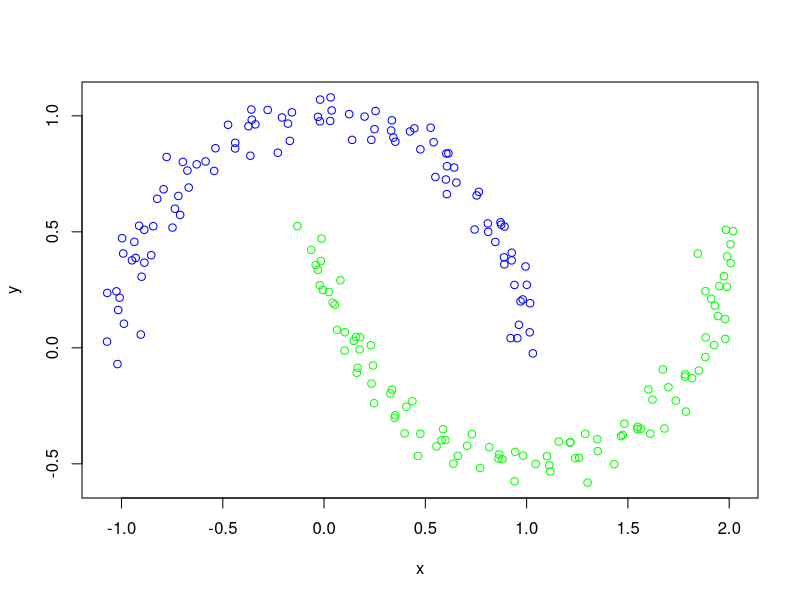
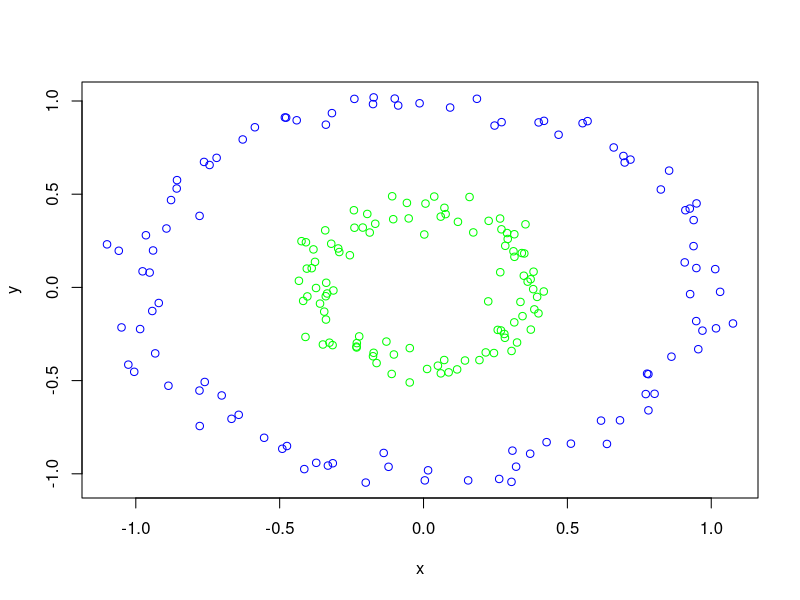
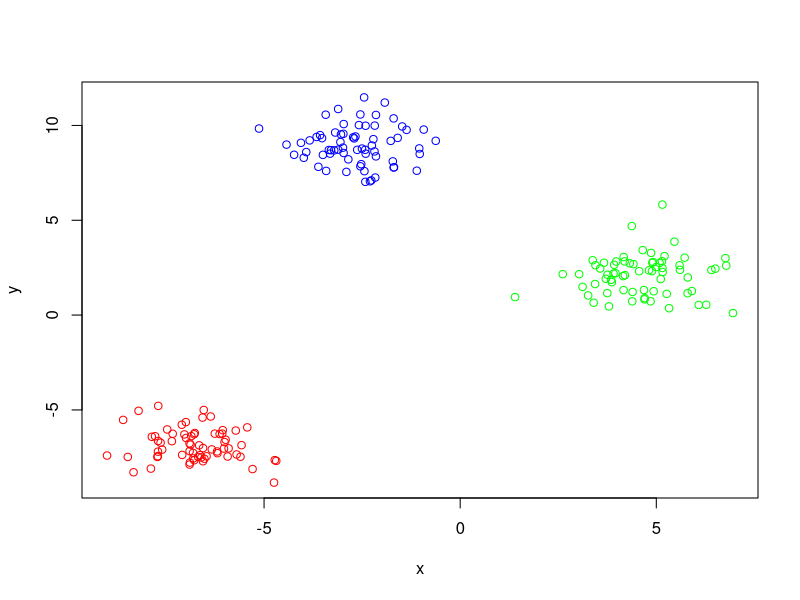

The R source for these figures, in order:
# Author: Robert Costales
# Language: R
# Date: 4/24/2017
# Summary: This program analyzes three different datasets, and attempts to group
# them into the intended clusters using DBSCAN


# moons data coords
moons_x <- c(0.81, 1.61, -0.021, -1.02, 1.7, 1.882, 0.97, 0.88, 0.89, 1.116, -0.36380035733215055, 0.247024170641561, 1.8165865808413613, 1.216390502042343, -0.8236696008317257, 0.9806558330525754, 0.5409717516934739, 0.34803099630876516, 0.3518149694813853, -0.7770864200239589, 1.925908127930592, 0.8609672257768053, 0.19990694571886664, 1.2895300987577587, -0.2784763570369318, 0.24187916342212853, 1.8498876825048671, 1.884068687400457, 0.1658220005641683, 0.13861368978586056, 0.8908702411936019, -0.2280658689068732, 0.982792079267752, 0.042377487114823705, 0.7642261164780437, 1.9110893773332713, 0.4360843186169329, 0.961869382919592, -0.8433668374262108, -0.04122465637956635, 0.5550765263617962, -0.43882860432695137, 0.653264601142176, 0.10274835236134441, 1.5486824049196752, -0.3731837114917277, 1.017069779546365, -0.7192368482342129, 0.16135771739633958, 0.8643404486578421, -0.6971753260587878, 0.32791174584218086, 1.9804673415232734, -0.9047978397904133, 1.0451539701546235, 0.7534212951992765, 0.5496857719575924, 1.240380864880231, 0.24918868151527174, -0.20756104708796985, 0.35136403283074286, -1.0162875299663354, 1.7813705609485657, 0.8742382477677051, 1.099976438219453, -1.0702274431068057, -0.15869858336390993, 1.4656924734521233, 0.030252086241418986, -0.9365943032993428, 0.6603830717331564, -0.9914472810601037, 0.46339846621608327, -0.13200600455849518, 0.8156699719718332, -0.9482094655466501, 0.05300204890018048, 0.9264863386493691, 0.606899974357827, 0.729613913090043, 1.979602597909764, -0.020539019429525213, 0.6381836350092039, 2.006391793526921, 0.023155389583702356, -0.35883876754603417, 0.9541465310577094, -0.3392153193146809, 0.5995049244247563, 1.9901964358810011, 0.331257288128833, 0.9946042203727617, 1.9884545708838057, -0.6747371789257804, 2.0075110673830054, 1.7829833139860742, 1.7361665281777698, 0.4064621557860991, -1.0250534569332952, 0.06414295612834892, 1.3009214480198916, 1.9742557159417193, 0.0322838817332117, 1.0308615615021235, -0.9006249190273801, 0.08068561000841282, -0.9880776513911396, -0.47394435496615706, 1.5465193242788804, 0.23332452661525713, -0.5848168737377003, 0.03748779763987738, -0.01943215421438394, -0.8532366746585016, 0.9263553454470914, 1.4325055318709503, 0.606227564360764, 1.9440155354591946, 0.5798441410309267, 0.7431751882408199, 0.8711668642686966, -0.7104574532504682, -0.030815679530911702, -0.02985050201140879, -0.06313346747731736, -0.7922321423062557, 0.9209843419332786, 0.17794376878604326, 1.3493482770660188, 1.9838714326679712, 1.0010489152347946, -0.5425423953566147, -0.9969010979463845, 0.23408510556200285, 1.2143701857415208, 1.6010174462148448, 1.158442017781342, -1.0092252336483258, 2.0186595651405512, 0.8883986627771667, 0.10170895814198878, -0.012419658392449351, 0.4456650425441297, -0.3569344018353525, -0.4384503676249994, 1.0153417825554019, 0.23106069503845827, 1.3509877244099255, 0.25423420802770863, -0.005864564229802818, 0.4752852008817291, 1.6807176820939662, 0.8456428246354796, 0.34218757209999007, 0.587413675824549, -0.1781829238057518, 1.2586552825460704, 0.3354281413450259, 0.5263077386163315, 0.6424050994621768, 0.15770292032403394, 1.1117886295038044, 0.6037090318050344, 1.4824711751325774, 0.39793420785716527, 1.6724093395333453, 0.4755129495918798, 0.7060511649685566, 1.5641894305659148, 0.9401285395632449, 0.6140030118844003, -1.0713975737856734, -0.9130899576019843, -0.7482446872784877, 0.14688241059397922, 0.9436201433472216, 1.844898294618469, -0.6682734712780305, -0.736241798539231, 0.6014648171473271, 1.4743770296438, -0.8876000523643851, 1.928921643040576, 1.786734223689522, 1.951302277358737, 0.3347166616690279, -0.16884748553857182, 0.7706399350039733, -0.8870050346267055, -0.6288649178796699, -0.9300678289880796, 0.42447857605559847, 0.8086139233897207, 0.9400092761501126, -0.016091809627127394, -0.5363338482051548, 1.8828174896988241, 0.1757516099360155, 0.12423604113741277, 1.621525675409593)
moons_y <- c(0.5, -0.37, 0.27, -0.07, -0.17, -0.04, 0.20, -0.48, 0.36, -0.533, 0.827993, -0.2385667646098658, -0.13088387452075112, -0.4068576098469539, 0.6423517820020366, 0.2085083752576517, 0.886168225719065, -0.3010135103297315, 0.8882776452917857, 0.8225387226762046, 0.012141462489560256, -0.47653215576721125, 0.996723585940277, -0.3707108687298649, 1.025384519138668, -0.07627811610988744, -0.0977367354267125, 0.04494020084305657, -0.0861312582229225, 0.8963903579728775, 0.522658820637642, 0.8409188163570189, -0.46457770822380157, 0.19457897939000524, 0.6722333206181572, 0.2117833888219939, -0.2300722059738904, 0.09923426355245886, 0.5241433438610638, 0.3572187272959165, -0.42493298043014316, 0.8594038856640629, 0.7123538185269372, 0.06721413959954936, -0.340121955365761, 0.9550641148917607, 0.19210044324276132, 0.6547667649926477, -0.10771977515303419, -0.4594568042976627, 0.8013373385122283, -0.19619019279145, 0.03848682090613942, 0.057239379186481865, -0.5002034943567774, 0.6568800450783515, 0.7363574393412222, -0.4757790325188116, 0.9424619942506756, 0.9929059405814985, -0.2906543154532824, 0.16290243968668253, -0.12449310007040428, 0.5306534645042185, -0.4673376266334291, 0.2365448033851565, 1.014974818396321, -0.38089770413543883, 0.9779214218941581, 0.4567492623850973, -0.4657622229287334, 0.4066209365616006, -0.4660541557137799, 0.5244723391563191, -0.42821617471306134, 0.3771709623371545, 0.18597405780400095, 0.4098897474124808, 0.782793226704067, -0.37215252131948773, 0.12425417277934729, 0.9760155770055489, -0.4991676304205971, 0.4459764240623266, 0.24035667041524125, 1.0271683320323033, 0.04177432756912159, 0.9630888784070667, -0.39774851649862797, 0.393600485300844, 0.9365781994389966, 0.3506336336662611, 0.2628360971084031, 0.7641973838723097, 0.36511659923232437, -0.11490400695737751, -0.22781554012349436, -0.2542290410890008, 0.24337404172353555, 0.07759792706746066, -0.580897574708886, 0.30889896752366724, 1.079377445200174, -0.023890818188036622, 0.30653638897124136, 0.291313729513507, 0.10397649958377635, 0.9614321241658487, -0.35008496710907233, 0.8964898441608593, 0.8031895625842399, 1.0232211120900208, 1.0700103220063364, 0.39896936917063563, 0.37695325915960187, -0.5014898137468269, 0.6622953103185207, 0.1368557256810863, -0.3986890662756295, 0.509983163603108, 0.5410519067729904, 0.5728187715771835, 0.33644614195059047, 0.995531140141458, 0.4219417427535722, 0.6835416467623668, 0.04171050589628211, 0.045368927271068664, -0.3941652037319292, 0.5089844518106312, 0.27158453970062757, 0.7625761248633086, 0.4722640334104726, -0.15381658468239476, -0.408620217466648, -0.17940652083652026, -0.4040859070191752, 0.21613589530590888, 0.503134262368437, 0.3901709324972805, -0.012064806404100223, 0.4706490457389511, 0.9459599841351781, 0.983192061039988, 0.8837416746075627, 0.06687468985246445, 0.011534949165583022, -0.44520506939285803, 1.0205525028465396, 0.24919627314565285, -0.3702843209819343, -0.34775295626358516, 0.45629647471074153, 0.9061394761785524, -0.3507874152214446, 0.9664154060128509, -0.47400089719108845, -0.1802334282657278, 0.9487606821533848, 0.7771710541481326, 0.04709417392789691, -0.5065277977382304, 0.8375991171680967, -0.3272196086630855, -0.3687658842029645, -0.09328042789694613, 0.8554725452174269, -0.422418869645473, -0.3486062626473722, -0.5750887701641074, 0.8383382282159358, 0.026693155422241245, 0.5262643514489188, 0.5182374227266181, 0.02972010451978829, -0.4482942530235463, 0.4060192446689547, 0.6908568183273456, 0.5995188380968243, 0.7255170589161936, -0.37541022156232856, 0.5086451717705048, 0.18201791383211124, -0.27470711132263625, 0.26574548953552657, 0.9805708901332809, 0.8920641071274974, -0.5175033769408777, 0.3669636560066931, 0.7908721118201533, 0.38754884850602656, 0.932687738705203, 0.5359992371836193, 0.2711143095326538, 0.37369612060742724, 0.8602683727689541, 0.24435589021971577, -0.00723100475509813, 1.0072, -0.22328525468058885)

# circles data coords
circles_x <- c(0.4, -0.1106, 0.316, 0.9694, 0.050, 0.19433, 0.93891, -0.38864, 0.6992, -0.35970, -0.7778, -0.05156, 0.116766, -0.3133, 0.3090239749730542, 0.9100530986331878, -0.44078192240824143, -0.1955188918700157, -0.719077262140432, -0.1384020518469507, 0.24476022050149343, -0.37714054246797113, -0.8934644088495721, -0.3451214467713221, -0.7604253880944574, 0.037276906523604915, 0.1440933798397505, 0.2162562500308252, 0.006818969517436116, -0.9648109737693213, 0.5528476591028135, -1.0054742075350964, -0.43307388456705603, 0.2902754050110478, 0.1855629879447902, 0.26922355670264164, -0.05778194911134244, 0.9384977312174277, 0.5122362137452898, 0.3126146352384409, -0.18698311685711982, -0.47465539930594747, -0.08803532994426962, 0.2926756521648895, -0.175549375572464, -0.64231580441853, 0.9254277581938724, 0.004497189870857209, 0.17292296685354985, -0.2927837042633751, -0.31531254613911985, 0.07676199175897636, 0.3059626108599489, 1.0754760874101599, -0.3381907573818771, 0.09247777662351955, -0.33938813198855333, -0.41029389618716944, -0.8567486881879505, -0.9325308649110303, -0.24196572437701808, 0.9477675537353804, 0.08736684919125551, 0.41868621902255015, -0.4037766619730335, 0.7815090238224649, -0.9849669062192558, -0.22354138192123854, -0.9201927263631103, 0.6169381438814168, -0.3207542620597377, 0.7770626869293414, -0.4240752504622637, 0.2667012291959986, -0.382592444716537, 0.7723748949700847, 0.3502261927154839, 0.6609837901114376, -0.17329399315176225, -0.3416434434207281, 0.32505350726516685, -1.0999603804591673, -0.29651759436748887, 0.39485958721418696, 0.341626762997604, -0.701462269274317, 0.9482745559003029, -0.8866228694884211, -0.2400496584728331, 0.3851246597005923, -0.7783764324023772, 0.8535500970067638, 0.37292627656271204, -0.12156100093295212, 0.3994724092613731, 0.07188274507757685, 0.012432490072699675, 0.05985535953150594, 0.8617022927954311, 0.2840983401129861, -0.3160750376876889, 0.3440381847461692, -0.9518501544319803, 1.0308615615021235, 1.0165904555372656, 0.3543635254993373, 0.9549336777348095, -0.6673017321090724, -0.17340761297230803, -0.8774772125767929, -0.37288451685118007, -0.9764048946232021, -1.059128771352604, 0.6374751159205934, 0.6947939939437104, -0.232585986831237, -0.013703651750686385, 0.28287667392660115, -0.21120334728028856, 0.24692192508470867, 0.5701166679062462, 0.2629769560780445, 0.3485723977513361, -0.9427152464690981, 0.33686653252268267, 0.015822826898812703, 0.9077996700888827, 0.26612386384742687, -0.3496879314392312, 0.38122077081057726, 0.9488967038603392, -0.41440162305557665, 0.4277611456875357, 0.11961415517073228, -0.3397005984434709, -0.12901117573561954, -0.4182752446391492, 0.8030513932500455, 0.41787025651185994, 0.7192192847670474, 0.07263536064569275, 0.38241289860522626, -0.5861868223541173, -1.0260025187919448, -0.5539645451447901, 1.0138719686004882, 0.1599377503194959, -0.3269448522517678, -0.8578314075255823, 0.3619969309646529, -0.16780104813379762, -0.0479250228888872, 0.46941308550221766, -0.7436672769132935, -0.10528779381613729, -1.0496319746334295, -0.33903447394976455, -0.10897171740474151, -0.4817901311353481, -0.17552888220807053, 0.315599054510131, -0.33500397769124657, -0.31833558474575374, -0.23185954285902138, 0.002661648376728519, -0.047738902330683855, -0.4774918095836953, -0.4087125715395616, -0.1631173000791545, -0.37353640387144216, -0.24029656241812108, 0.9266291546425982, 0.3706727471980653, 0.30571545741742584, 0.2708319601658919, -0.40564382135482746, 0.22490041834217048, -0.2007940519184701, 0.15513587814405114, -0.10001007055899429, -0.23300814604587197, 0.32177803315147446, 0.28081647322323233, 0.06014312817147521, 0.31541610149421867, -0.762864544424183, -0.7786803518924004, -0.25604648741773073, 0.7816562135806147, -0.3322722251169507, 0.6828472099566816, -0.6283604266949777, 0.27125071581178795, 0.8248442280376304, 0.3722950132374327, -0.4908620546963676, 0.2579, 0.2264, -0.94, -0.103)
circles_y <- c(0.885, -0.4644, 0.164, -0.232, -0.42, -0.39, 0.36101, 0.103, 0.67, -0.087, -0.7437, 0.37, -0.44, -0.016512122831963252, -0.8757645981558879, 0.41397713403618375, 0.8964495019784897, 0.39398504823866565, 0.6948919786086156, -0.8881821771309297, -0.35218447342751646, 0.13689608386370028, 0.3159191384342914, -0.13013934527738977, -0.507401551868474, 0.48733676493219535, -0.39226207082352454, -0.3488716848177508, 0.44957125175509227, 0.2797071576453472, 0.8807900100391883, -0.45290593103013677, 0.03529641945007339, 0.2915687186151498, 1.0117329616603066, -0.23115276137899496, 0.45312289900839414, 0.22133169714356438, -0.8383600722832683, 0.1937197927301979, 0.2942515532182449, -0.850949443622391, 0.9757888382976755, 0.2597321259747277, -0.36948292171739755, -0.6835365078841693, 0.4227061301633974, -1.0353122464894642, 0.29485186328897117, 0.18965735854314505, -0.9433922869081596, 0.3930995100619707, -0.34101782756725607, -0.19356585505580723, 0.024786841128822935, 0.964827762024511, 0.8728380035860399, -0.2658923147211325, 0.5753450050990749, -0.3540210583179585, 0.4138261335367896, -0.1808434907823544, -0.4557628769701073, 0.8933700865296992, -0.04845168800646489, -0.4655194035030996, -0.2235365106494667, -0.26285315974948503, -0.08373643681816323, -0.7146945157973054, 0.23420819168541085, -0.46289687257230167, 0.24788758935936617, 0.08131648046611209, 0.2038413993730178, -0.572286473110022, 0.18203733263702931, 0.7506080780990985, 1.0191583536642865, 0.306020355232053, -0.2956708225288897, 0.23086699970914956, 0.20879907221598498, -0.05103792011390275, 0.1842061272370066, -0.5797330680009668, 0.10368364147686135, -0.527640158016004, 0.3200887759662061, -0.11792812087688154, 0.38355504478929037, 0.6263854402602471, -0.2264123279921181, -0.9625090260997016, -0.13930331232943494, -0.3896599210282478, -0.43773652864138246, 0.3795733589398412, -0.37165649420194674, 0.2230792250992638, -0.30975688578963023, -0.15428376328685195, 0.0795033175262986, -0.023890818188036622, -0.2195895596867864, 0.33846127612898336, -0.3316329483649198, -0.7050748929012766, -0.3508822091771035, 0.46847448057991387, -0.9411628753543473, 0.08613750394545887, 0.19647621638763263, -0.8398425372934828, 0.7049913511743997, -0.3223115493811961, 0.987641011116707, -0.2704190360226157, 0.3209115057656854, 0.8681317508436212, 0.8918423794205275, -1.0276274653721102, 0.06251455039028167, -0.1266568693747886, -0.0780582572464278, -0.9812540821821963, 0.13403577717782406, 0.3692968335723434, -0.3063767265509091, -0.009420908117022654, 0.4504578480248953, -0.9748207822374826, -0.830290413818953, 0.3517756659896628, -0.047419262204419096, -0.29069332099621603, -0.07253328187826778, -0.5708388868541667, -0.021981945443288242, 0.6855747789203015, 0.4269056518139711, 0.08420625882123729, 0.8589832042187897, -0.4143987988486263, -0.8067286832149667, 0.09793727588371016, 0.48486548473828484, -0.2966696176597522, 0.5304946086247132, 0.03080446686898175, 0.3413719299539879, -0.5100071281318429, 0.8189257631811989, 0.6565387218421342, 0.3657606605805395, -0.214804373034128, -0.17250104549357584, 0.4888279363175045, 0.9116352442078177, 0.9833118405850644, 0.2850943831273843, -0.03277666636694786, 0.9348057484215767, -0.29892537507945305, 0.2838295706770848, -0.32572211875196316, 0.910574167733932, 0.2420941683187548, -0.4059409049523371, -0.0032814683778751574, 1.0111595488137348, -0.036097364107072136, -0.8922400925905071, -1.0432536674566535, 0.3115534239971777, 0.10070637958518328, -0.07504122759666411, -1.0471800067556014, -1.035383472904193, 1.0128228875373306, -0.31756365586472546, -0.9617721315733438, -0.24978078521369518, -0.4612236313150822, -0.18763605454003274, 0.672994061167302, -0.55353172553416, 0.17251296542018552, -0.659603593247664, -0.9559462450058323, -0.7130822345757126, 0.793568986126474, 0.8864234120916452, 0.5252085476702208, 0.043704689745899805, -0.8657637372244238, -0.22803504663442958, 0.35696905883585367, 0.198, -0.360)

# blobs data coords
blobs_x <- c(-0.9299848075453587, -2.978672008987702, -2.9726153158652124, -2.267235351486716, -4.234115455565783, -3.5220287433871738, -3.417221698573961, -1.0435488541311961, -2.4416694183648264, -3.053580347577933, -3.6601912004750528, -3.109836312971555, -3.110904235282147, -2.5226948477906843, -1.686652710949561, -2.300334028047995, -3.837383671951181, -1.7707310430573397, -2.6248459054409907, -3.9877196134201776, -2.9698363940125376, -2.1655793334842888, -2.185113653657955, -3.186119623358709, -1.4781981005567992, -3.348415146275389, -2.1779341916491863, -2.9883718608980403, -3.6155325970587784, -1.6966718006585522, -2.581207744633084, -2.147561598005116, -2.147802017544336, -2.5450236621627016, -5.128942727142494, -2.422150554814579, -2.4174368465172478, -2.728869510890262, -1.031303578311234, -3.317691225945938, -1.593795505350676, -3.038957826819789, -2.4121200737047097, -3.2112507169301026, -2.9013057761849077, -2.2130773459881743, -2.5040841664102893, -3.9245683651031644, -2.8519121395795195, -2.6704833347187593, -0.62301172184222, -2.2516472323299856, -4.4279688383517914, -2.4489674131117236, -2.7015585878338726, -2.5439093927579934, -1.3663748085377296, -1.7181656760097033, -1.106403312116651, -1.9223405292524798, -3.4997339481834384, -2.409546257965109, -4.059861054118883, -3.571501336778855, -3.4286218572865534, -3.2924509153889874, -1.6956804056830803, 4.867338770832231, 3.032395601666874, 4.899761630476525, 3.4029281253500194, 5.161820401844999, 4.890371686573978, 3.9598541146496107, 4.932951309526783, 6.505653347372858, 3.448575339025453, 3.66519716600078, 5.798474415235505, 5.6032549654724235, 5.4619389962225915, 4.394490720225231, 3.750364406602578, 4.562777126813997, 4.916569635558121, 4.652880728106008, 4.375222002990145, 5.2655461839931075, 3.5689863381669893, 4.41641605090225, 5.113116460801646, 3.7930851181596963, 4.19336388416108, 4.853972580358305, 4.813059762079283, 3.7560214000269685, 4.698087554674101, 4.997666196576384, 5.722930079403378, 3.2622094682710103, 5.154914103436761, 5.154926522534149, 5.210769346921269, 5.593880599721304, 4.324609591587755, 3.8670536216905296, 4.154515288398998, 6.95453740290161, 5.326139026602615, 4.167946970438668, 4.7041588553235645, 3.9245751269681333, 3.909512204510965, 4.685450676131915, 6.783822925553427, 2.614736249570494, 3.9780923714597134, 3.847358097795401, 5.144866115208559, 3.439582429172325, 4.164933525067145, 6.405333076509198, 3.378994881893056, 6.762035033240735, 3.120508870274088, 5.906789985414724, 5.08369826437433, 3.7129483646500185, 1.3986114961590288, 4.387310684834941, 6.272290140159736, 4.199834349531118, 6.081152125294217, 5.803042588383061, -7.8611358421992215, -6.6805674955778, -6.809825106161251, -6.766109845900022, -5.293610375005918, -4.746593816495004, -7.031412286186853, -6.598635323416238, -7.087749441508545, -7.468991948095482, -6.522611705186223, -5.9800273157180195, -6.06676507231231, -7.708622202073342, -6.132333586028008, -6.9005287851154185, -5.601962295362846, -6.332529809981232, -7.097308394378491, -6.05421084216324, -5.574148383996941, -6.197674219856307, -6.555460838662828, -6.782631226158552, -7.697847874384743, -7.885644572650972, -5.7215163176512025, -6.255507374099115, -6.891873963998185, -6.8038226329575435, -5.904507457733519, -7.705124387943782, -6.4666957368756455, -7.701847586717702, -6.634660620042547, -7.350665496769593, -8.327711532648594, -7.598071412403706, -6.568719625553266, -6.02196756794925, -6.898643399053959, -6.89814032714366, -6.55690863081318, -6.360280676910098, -6.988387339608128, -6.189483199440158, -6.655534709340853, -6.781951092602438, -6.855117016892327, -5.428483583356228, -4.726444733639713, -6.007306554430592, -4.689824257933598, -7.719349033332046, -9.003522915461076, -7.638759852704968, -6.5378712153741105, -5.92920335296522, -7.778041862499628, -8.199860398171912, -5.700187070429983, -8.592761720242148, -6.994167036403888, -8.474054849945638, -6.874383491433087, -7.329692662630514)
blobs_y <- c(9.78172085735123, 9.556846171784287, 8.548556374628065, 7.101005883540523, 8.45199859895735, 9.328533460793595, 7.60198242686303, 8.788509827711787, 7.589537941984865, 9.125208717908187, 9.389984146543993, 8.722592378405045, 10.86656431270726, 7.956575199242421, 7.793442478227299, 7.054616004318546, 9.211147364067445, 9.185654409388292, 8.713182432609033, 8.294441919803614, 10.071408354417237, 7.251245972835587, 8.629203847782005, 9.62596241703919, 9.94556624731452, 8.705073752347108, 9.98983125532068, 8.828627151534505, 7.818079504117651, 10.370526156769145, 10.017819026090345, 8.369166373593197, 10.55232269466429, 10.578929784012328, 9.836188632573545, 8.715278777732454, 7.026717213597429, 9.371398699710069, 8.496015909924674, 8.512529084613785, 9.343037237858006, 9.527553561311677, 9.98293111873121, 8.686623981600553, 7.550771180066203, 9.275341400378212, 8.779698994823175, 8.593640805432962, 8.212008858976702, 9.41833698501286, 9.18886394103016, 8.939840212432154, 8.987772252749105, 11.477528240683608, 9.315833470531935, 7.845608090578789, 9.766219160885095, 8.104898673403582, 7.612435065406041, 11.2047417540083, 8.44798839859555, 8.510810474082122, 9.08284910300435, 9.487878558833502, 10.564220533215861, 8.692224611992646, 7.7834218117643665, 3.2803124382231603, 2.157803542473036, 2.7549925557180424, 0.6527130708564557, 2.2701543571739182, 2.319617893437708, 2.2054233811017356, 1.258818265914364, 2.4470026048525195, 2.6297232925745617, 2.760254287683184, 1.1524873655890215, 2.3859506108772304, 3.869962666594679, 1.2194335195832424, 1.1573593989752937, 2.314321658757376, 2.8003529329767556, 3.426703761098049, 4.693338850530351, 1.1160121275244494, 2.455642099183917, 2.687170178032824, 1.9003407712838591, 0.45832245925486736, 2.8295684782642043, 0.727430905228744, 2.358487063669569, 2.12689478988626, 0.8301993861101089, 2.5339542103089663, 3.0269717359756347, 1.035344644025609, 2.486955634852941, 5.825901174595453, 3.108735324121331, 2.62456093524653, 2.7321389044339996, 1.7363510772007231, 2.0550438233270545, 0.10590449134898394, 0.36045381275108035, 3.062120280908098, 0.8954249060114259, 2.652767432875408, 2.189628273522707, 1.3215693363349148, 2.607088706258743, 2.1596239987101598, 2.825603018736956, 1.858433242473833, 2.8389248781108534, 1.6386684480997835, 1.31984045136702, 2.3781513949016877, 2.891031630995508, 3.005634944491879, 1.4889356110744807, 1.2655002183219513, 2.7478037373700688, 1.913644327878932, 0.9487820426064422, 0.7253865019758825, 0.5430283059800993, 2.1039102612268232, 0.5373075327612926, 1.983402744960319, -6.418006119012676, -7.480326470434742, -7.265423190137707, -6.2179789187549, -8.117925092102796, -8.832197392798449, -6.29179238679137, -7.50280911309654, -7.373110527934779, -6.030507496254922, -7.573019188536601, -6.572810072399338, -6.250480751352335, -7.440290633472916, -6.269739327842482, -6.762782209967165, -7.471680982111777, -7.08230224570984, -5.7813327412887565, -6.066599957275308, -6.859105751643187, -7.190376349869402, -7.0102526476436315, -6.284952567839033, -4.787722317590486, -8.094298206063678, -6.088446899313011, -6.251764084011667, -7.777363964761778, -7.557271304788058, -7.027166974778085, -7.20149543492894, -7.443834146079921, -6.636422381784034, -7.387052768647076, -6.648059655918311, -8.287573367652502, -7.093556744987794, -5.404753376326394, -7.040048123239374, -7.8826389579137555, -7.168768232196085, -7.707340536828269, -5.347370680273369, -6.478397871177005, -7.281330065161783, -6.867517192494152, -7.653119377131413, -6.382111302030497, -5.92083876719074, -7.647457156163997, -6.696767587537595, -7.688407878631098, -7.479502238719968, -7.405864614956708, -6.729715806799739, -5.00393875406006, -7.45701324893835, -6.3881904217694405, -5.048650827421593, -7.349285245380651, -5.526237219110534, -5.642293281302485, -7.479484616229719, -6.833128999511205, -6.257259660928447)

# default starting lists
# 0 = unvisited, 1 = visited
visited <- c(0, 0, 0, 0, 0, 0, 0, 0, 0, 0, 0, 0, 0, 0, 0, 0, 0, 0, 0, 0, 0, 0, 0, 0, 0, 0, 0, 0, 0, 0, 0, 0, 0, 0, 0, 0, 0, 0, 0, 0, 0, 0, 0, 0, 0, 0, 0, 0, 0, 0, 0, 0, 0, 0, 0, 0, 0, 0, 0, 0, 0, 0, 0, 0, 0, 0, 0, 0, 0, 0, 0, 0, 0, 0, 0, 0, 0, 0, 0, 0, 0, 0, 0, 0, 0, 0, 0, 0, 0, 0, 0, 0, 0, 0, 0, 0, 0, 0, 0, 0, 0, 0, 0, 0, 0, 0, 0, 0, 0, 0, 0, 0, 0, 0, 0, 0, 0, 0, 0, 0, 0, 0, 0, 0, 0, 0, 0, 0, 0, 0, 0, 0, 0, 0, 0, 0, 0, 0, 0, 0, 0, 0, 0, 0, 0, 0, 0, 0, 0, 0, 0, 0, 0, 0, 0, 0, 0, 0, 0, 0, 0, 0, 0, 0, 0, 0, 0, 0, 0, 0, 0, 0, 0, 0, 0, 0, 0, 0, 0, 0, 0, 0, 0, 0, 0, 0, 0, 0, 0, 0, 0, 0, 0, 0, 0, 0, 0, 0, 0, 0)
# 0 is default
grouped <- c(0, 0, 0, 0, 0, 0, 0, 0, 0, 0, 0, 0, 0, 0, 0, 0, 0, 0, 0, 0, 0, 0, 0, 0, 0, 0, 0, 0, 0, 0, 0, 0, 0, 0, 0, 0, 0, 0, 0, 0, 0, 0, 0, 0, 0, 0, 0, 0, 0, 0, 0, 0, 0, 0, 0, 0, 0, 0, 0, 0, 0, 0, 0, 0, 0, 0, 0, 0, 0, 0, 0, 0, 0, 0, 0, 0, 0, 0, 0, 0, 0, 0, 0, 0, 0, 0, 0, 0, 0, 0, 0, 0, 0, 0, 0, 0, 0, 0, 0, 0, 0, 0, 0, 0, 0, 0, 0, 0, 0, 0, 0, 0, 0, 0, 0, 0, 0, 0, 0, 0, 0, 0, 0, 0, 0, 0, 0, 0, 0, 0, 0, 0, 0, 0, 0, 0, 0, 0, 0, 0, 0, 0, 0, 0, 0, 0, 0, 0, 0, 0, 0, 0, 0, 0, 0, 0, 0, 0, 0, 0, 0, 0, 0, 0, 0, 0, 0, 0, 0, 0, 0, 0, 0, 0, 0, 0, 0, 0, 0, 0, 0, 0, 0, 0, 0, 0, 0, 0, 0, 0, 0, 0, 0, 0, 0, 0, 0, 0, 0, 0)

# make use of similarity to python range function
range <- 1:length(grouped)


# 2D CODED EUCLIDEAN DISTANCE FUNCTION
distance <- function(x1, y1, x2, y2)
{
  return(((x1 - x2)^2 + (y1 - y2)^2)^(1/2))
}

# DBSCAN FUNCTION
DBSCAN <- function(x, y, visit, group, points_min, radius_max, data_name)
{
  ptm <- proc.time()
  # init group number, will be increased for each loop
  cur_num <- 0
  
  while (TRUE)
  {
    # find unvisited point to work with
    cur_num <- cur_num + 1
    points_left <- FALSE
    
    # the variable point is just an index
    for (i in range)
    {
      if (visit[i] == 0)
      {
        point <- i
        points_left <- TRUE
        break
      }
    }
    
    # break if we visited all points
    if (points_left == FALSE)
    {
      break
    }
    
    # find all points within radius
    rad_points <- c()
    groups_to_convert <- c()
    
    for (i in range)
    {
      if(distance(x[i], y[i], x[point], y[point]) < radius_max)
      {
        rad_points[length(rad_points)+1] <- i
        if ((!(any(groups_to_convert==group[i]))) & (group[i] != 0))
        {
          groups_to_convert[length(groups_to_convert)+1] <- group[i]
        }
      }
    }
    
    # if enought points, switch all to new group
    if (length(rad_points) > points_min)
    {
      for(j in rad_points)
      {
        visit[j] <- 1
        group[j] <- cur_num
      }
      # convert overlapping groups
      for (j in range)
      {
        if(any(groups_to_convert==group[j]))
        {
          group[j] <- cur_num
        } 
      }
    }
    else 
    {
      visit[point] <- 1
      group[point] <- -1
    }
  }
    
    col <- c("blue", "green", "red", "yellow", "purple", "black")
    
  # convert to easier group numbers
  groups_to_convert <- c()
  for (i in range)
  {
    if ((!(any(groups_to_convert==group[i]))) & group[i] != -1)
    {
      groups_to_convert[length(groups_to_convert)+1] <- group[i]
    }
  }
  for (i in range)
  {
    for (j in 1:length(groups_to_convert))
    {
      if (group[i] == groups_to_convert[j])
      {
        group[i] <- j
      }
      if (group[i] == -1)
      {
        group[i] <- length(col)
      }
    }
  }
  print(proc.time() -  ptm)
  plot(x, y, col=col[group])
}


# call on all data sets
DBSCAN(moons_x, moons_y, visited, grouped, 2, .2, "Moon")
DBSCAN(circles_x, circles_y, visited, grouped, 2, .35, "Circle")
DBSCAN(blobs_x, blobs_y, visited, grouped, 2, 2, "Blob")

